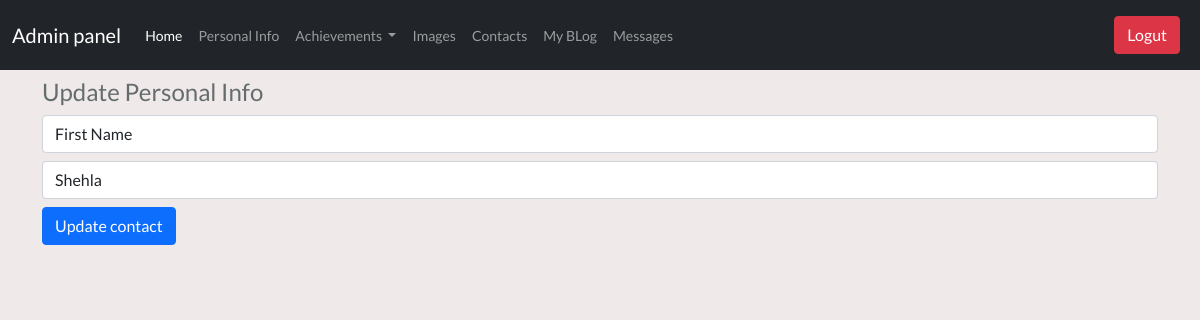
Before: /updatepersinfo/1 with the older database file.
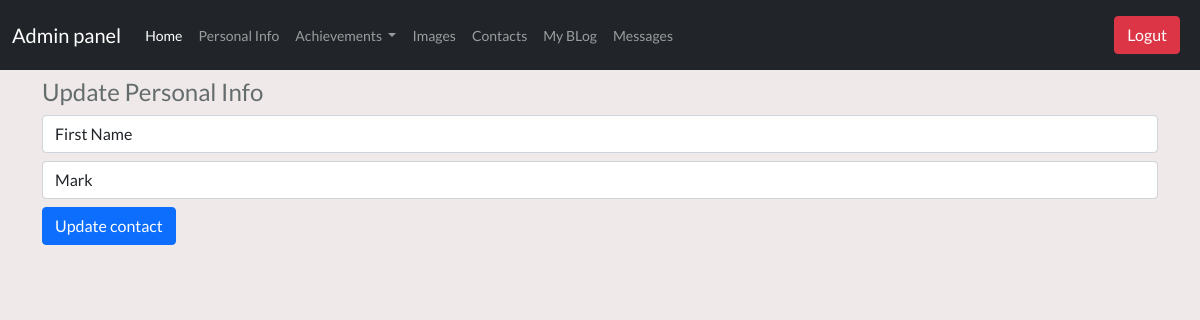
After: the same page with the newer database file.
### tables this page shows
CREATE TABLE persoinfo (
	id INTEGER NOT NULL, 
	pers_info_title VARCHAR(50), 
	pers_info_content VARCHAR(50), 
	PRIMARY KEY (id)
);

### controllers/admin/persinfo.py (the view, shortened to what this page needs)
@app.route('/updatepersinfo/<int:id>', methods=["GET", "POST"])
def update_persinfo(id):
    from run import db
    from models import Persoinfo
    persoinfoupdate=Persoinfo.query.get_or_404(id)
    return render_template ("/admin/updatepersinfo.html", persoinfoupdate=persoinfoupdate)

### controllers/admin/main.py (called while the page is built)
@app.before_request
def before_request():
    g.user = current_user

### templates/admin/updatepersinfo.html
{% extends 'admin/dashboard.html' %} {% block content %}
<div class="container">
  <h4 class="my-2">Update Personal Info</h4>
  <form action="/updatepersinfo/{{persoinfoupdate.id}}" method="POST">
    <input
      type="text"
      class="form-control my-2"
      name="pers_info_title"
      placeholder="Title"
      value="{{persoinfoupdate.pers_info_title}}"
    />
    <input
      type="text"
      class="form-control my-2"
      name="pers_info_content"
      placeholder="Title icon "
      value="{{persoinfoupdate.pers_info_content}}"
    />
    <input type="submit" class="btn btn-primary" value="Update contact" />
  </form>
</div>
{% endblock %}

### templates/admin/dashboard.html (shortened to what this page needs)
<!DOCTYPE html>
<html lang="en">
  <head>
    <link
      href="{{ url_for('static', filename='bootstrap.min.css') }}"
      rel="stylesheet"
    />
    <link rel="stylesheet" href="/static/admin/css/style.css" />
  </head>
  <body>
    <nav class="navbar navbar-expand-lg navbar-dark bg-dark">
      <div class="container-fluid">
        {% if url_for(request.endpoint) == '/admin/dashboard' %}
        <span class="navbar-brand">Admin panel</span>
        {% else %}
        <a class="navbar-brand" href="/admin/dashboard">Admin panel</a>
        {% endif %}
        <div class="collapse navbar-collapse" id="navbarText">
          <ul class="navbar-nav me-auto mb-2 mb-lg-0">
            <li class="nav-item">
              <a class="nav-link active" aria-current="page" href="/admin/home"
                >Home</a
              >
            </li>
            <li class="nav-item">
              <a class="nav-link" href="/admin/persinfo">Personal Info</a>
            </li>
            <li class="nav-item dropdown">
              <a
                class="nav-link dropdown-toggle"
                href="#"
                id="navbarScrollingDropdown"
                role="button"
                data-bs-toggle="dropdown"
                aria-expanded="false"
              >
                Achievements
              </a>
            </li>
            <li class="nav-item">
              <a class="nav-link" href="/admin/images">Images</a>
            </li>
            <li class="nav-item">
              <a class="nav-link" href="/admin/socialprof">Contacts</a>
            </li>
            <li class="nav-item">
              <a class="nav-link" href="/admin/myblog">My BLog</a>
            </li>
            <li class="nav-item">
              <a class="nav-link" href="/admin/form">Messages</a>
            </li>
          </ul>
          <div class="d-flex align-items-center">
            <button
              class="btn btn-danger m-2"
              onclick="window.location.href = '/logout'"
            >
              Logut
            </button>
          </div>
        </div>
      </div>
    </nav>
    {% block content %} {% endblock %}
  </body>
</html>

### static/app/css/style.css (style rules this page uses)
body { font-family: Lato, serif, Calibri, Arial; font-size: 14px; background-color: #efe9e9; color: #656c6d; font-weight: 400; margin: 0; padding: 0; box-sizing: border-box; }

Changed rows visible on the page:
changed persoinfo "First Name": pers_info_content "Shehla" → "Mark"
